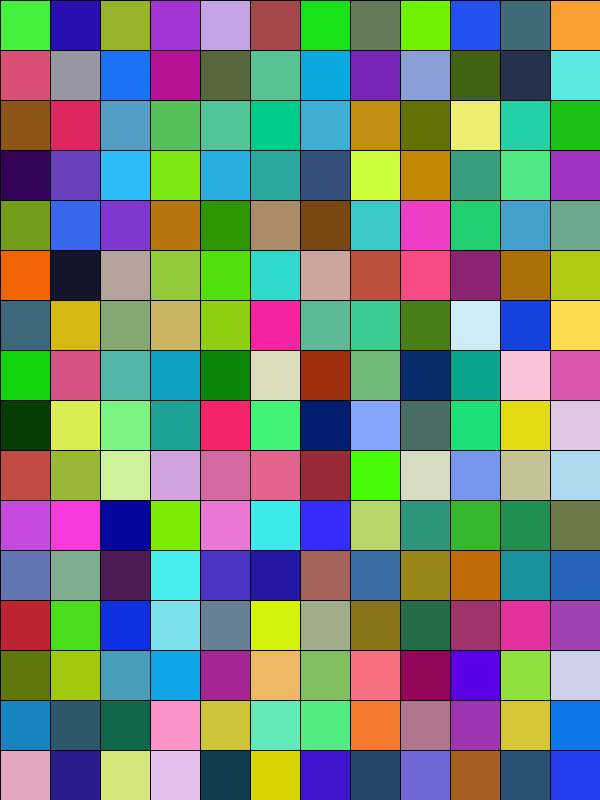
Frame 1 (no input)
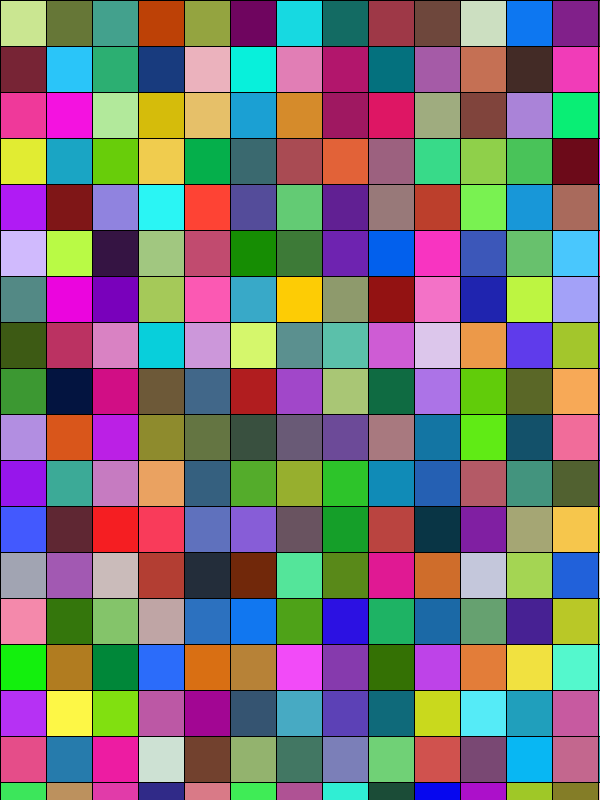
Frame 60 (the mouse pressed at the canvas centre just before this capture)
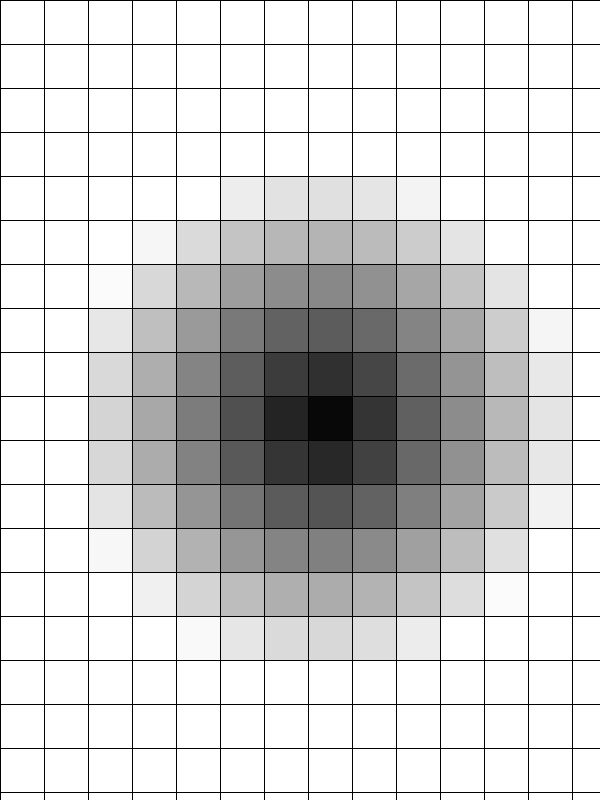
Frame 120 (the mouse held since frame 60 and released just before this capture)

The Processing sketch that drew these frames (run headless with seeded random() and noise(); from frame 60 on, the mouse is pressed at the canvas centre):

// Processing sketch: drain_color
// ── drain_color.pde
float increment = 50;

void setup() {
  size(600,800);
  background(0);
  frameRate(10);
}

void draw() {
  increment += random(-2, 2);
  for(int x = 0; x <= width; x += increment) {
    for(int y = 0; y <= height; y += increment) {
      fill(random(255), random(255), random(255));
      if(mousePressed) {
        fill(dist(x, y, mouseX, mouseY));
      }
      rect(x, y, increment, increment); 
    }
  }
  
  println(increment);
}
